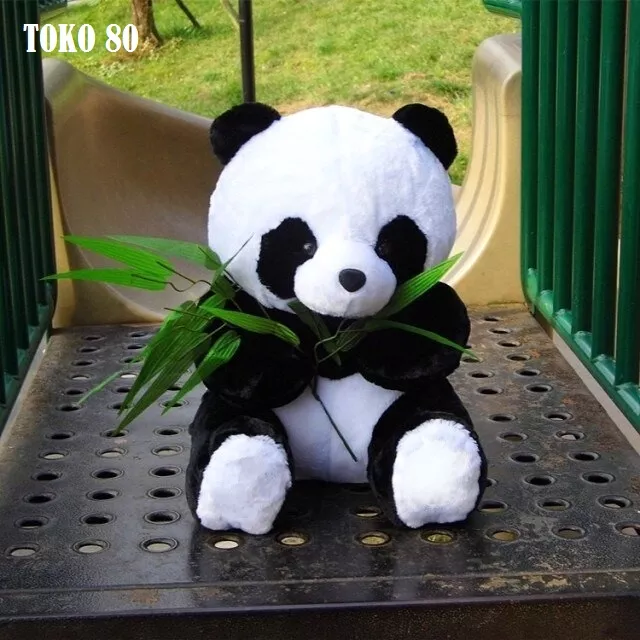
#> input picture panda.jpg, 640 x 640 px
$ python TampilkanGambar.py
#> lines starting #> are read from the running program, lines starting #| are printed output that depends on the picture
import cv2
import numpy as np

img = cv2.imread("panda.jpg")
#> img is the input picture: shape (640, 640, 3); mean B, G, R 80.1, 97.5, 91.9
gray = cv2.cvtColor(img, cv2.COLOR_BGR2GRAY)
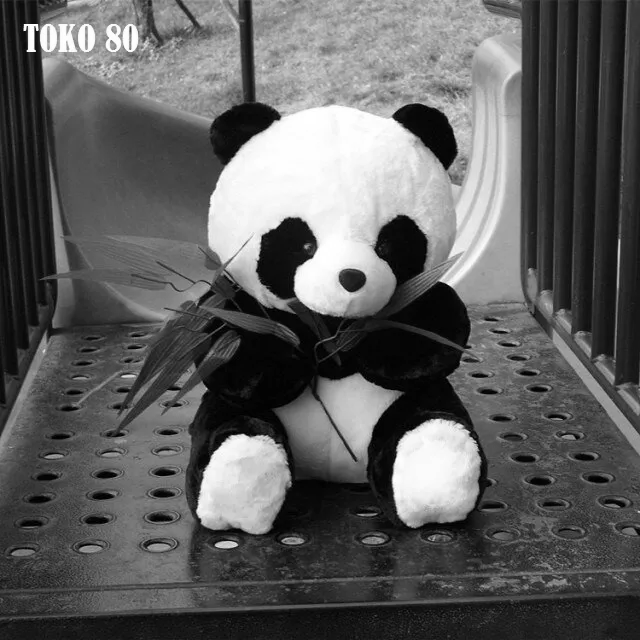
#> gray: shape (640, 640); min 0, max 255, mean 93.8

cv2.imshow("Gambar PutriAisyah Original", img)
cv2.imshow("Gambar PutriAisyah Grayscale", gray)

cv2.waitKey(0)
cv2.destroyAllWindows()
